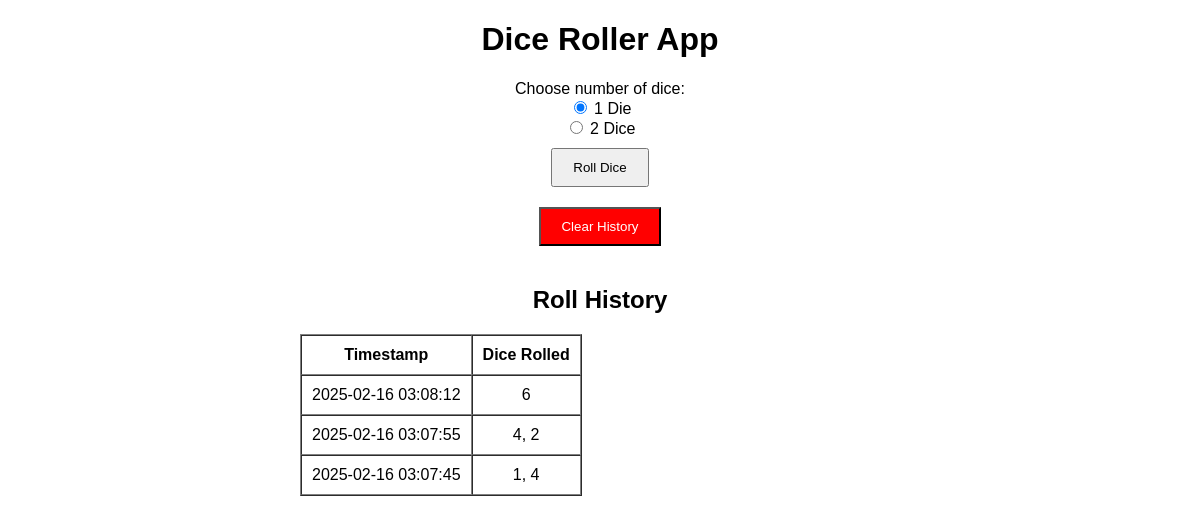
Before: / with the older database file.
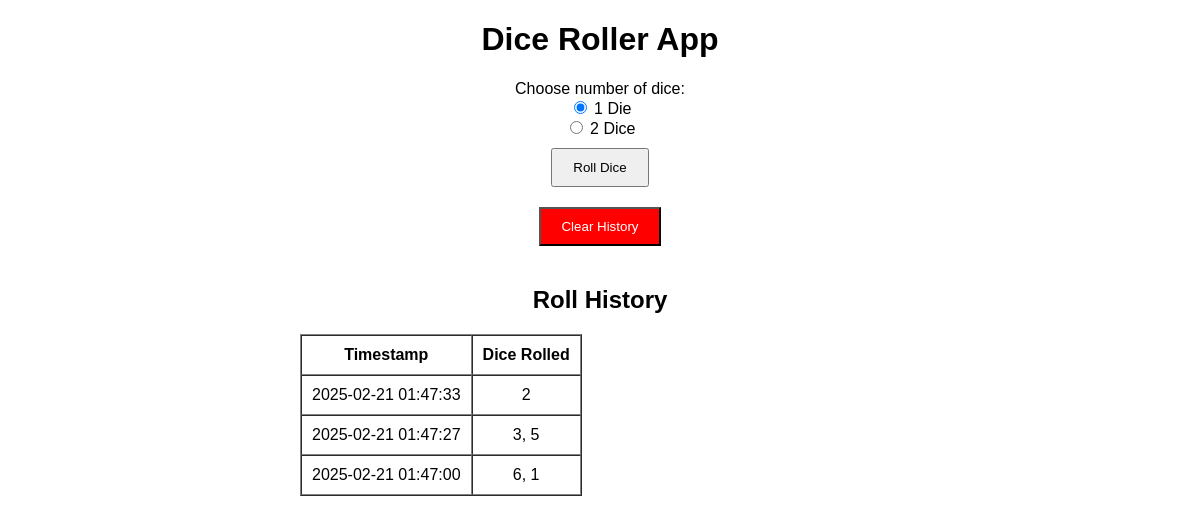
After: the same page with the newer database file.
### tables this page shows
CREATE TABLE rolls (
        id INTEGER PRIMARY KEY AUTOINCREMENT,
        num_dice INTEGER,
        result TEXT,
        timestamp DATETIME DEFAULT CURRENT_TIMESTAMP
    );

### app.py (the view)
@app.route('/', methods=['GET', 'POST'])
def home():
    if request.method == 'POST':
        num_dice = request.form['num_dice']
        session['num_dice'] = num_dice  # Store selected dice in session
    num_dice = session.get('num_dice', '1')
    conn = sqlite3.connect('game.db')
    cursor = conn.cursor()
    cursor.execute("SELECT * FROM rolls ORDER BY timestamp DESC")
    history = cursor.fetchall()
    conn.close()
    return render_template('index.html', history=history, num_dice=num_dice)

### templates/index.html (shortened to what this page needs)
<!DOCTYPE html>
<html lang="en">
<head>
</head>
<body>
    <div class="container">
        <h1>Dice Roller App</h1>
        <form action="/roll" method="post">
            <label for="num_dice">Choose number of dice:</label><br>
            <input type="radio" id="one" name="num_dice" value="1" {% if num_dice == '1' %}checked{% endif %}> 1 Die<br>
            <input type="radio" id="two" name="num_dice" value="2" {% if num_dice == '2' %}checked{% endif %}> 2 Dice<br>
            <button class="button" type="submit">Roll Dice</button>
        </form>
        <a href="/clear">
            <button class="button" style="background-color: red; color: white;">Clear History</button>
        </a>
        <div class="history">
            <h2>Roll History</h2>
            <table border="1" cellspacing="0" cellpadding="10">
                <tr><th>Timestamp</th><th>Dice Rolled</th></tr>
                {% for roll in history %}
                <tr>
                    <td>{{ roll[3] }}</td>
                    <td>{{ roll[2] }}</td>
                </tr>
                {% endfor %}
            </table>
        </div>
    </div>
</body>
</html>

### templates/index.html (style rules this page uses)
body { font-family: Arial, sans-serif; }
.container { max-width: 600px; margin: 20px auto; text-align: center; }
.button { padding: 10px 20px; margin: 10px; cursor: pointer; }
.history { margin-top: 30px; }

Changed rows visible on the page:
removed rolls: timestamp "2025-02-16 03:08:12", result "6"
removed rolls: timestamp "2025-02-16 03:07:55", result "4, 2"
removed rolls: timestamp "2025-02-16 03:07:45", result "1, 4"
added rolls: timestamp "2025-02-21 01:47:33", result "2"
added rolls: timestamp "2025-02-21 01:47:27", result "3, 5"
added rolls: timestamp "2025-02-21 01:47:00", result "6, 1"
